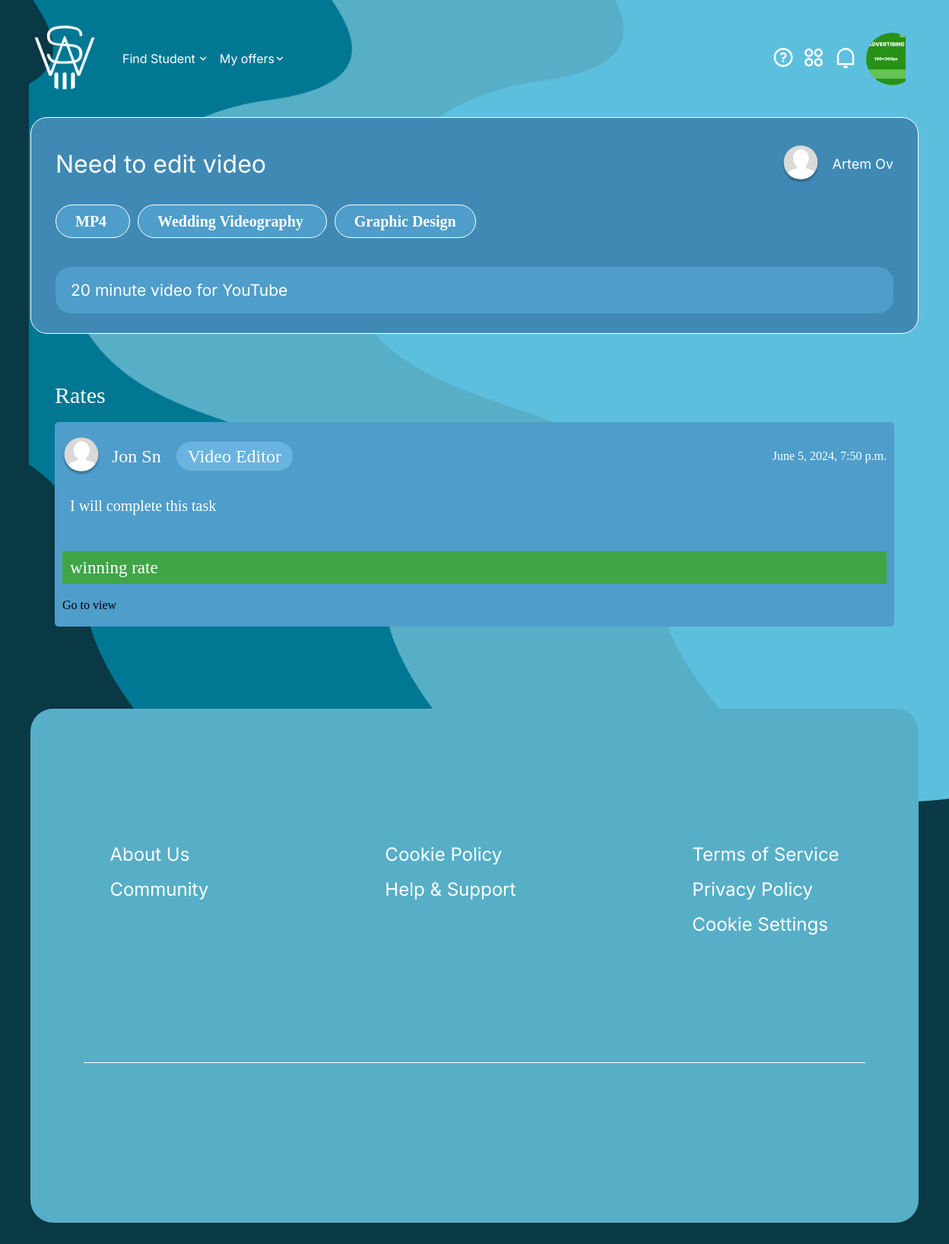
/offer/4/ (signed in), run on the app's committed database.
### main/models.py (models this page shows, shortened)
class MyUser(AbstractUser):
    ROLE_CHOICES = (
        ('student', 'Student'),
        ('client', 'Client'),
    )
    email = models.EmailField(
        unique=True
    )
    phone_number = models.CharField(
        unique=True,
        blank=True,
        null=True,
        max_length=20
    )
    first_name = models.CharField(
        blank=True,
        null=True,
        max_length=100
    )
    last_name = models.CharField(
        blank=True,
        null=True,
        max_length=100
    )
    role = models.CharField(
        blank=True,
        null=True,
        max_length=20,
        choices=ROLE_CHOICES,
        verbose_name='Роль'
    )
    email_verified = models.BooleanField(
        default=False,
        verbose_name='Email verified'
    )
    username = models.CharField(
        max_length=150,
        unique=True,
        null=True,
        blank=True,
        )
    address = models.CharField(
        null=True,
        blank=True,
        max_length=100,
        verbose_name='Address'
    )
    time_zone = TimeZoneField(
        null=True,
        blank=True,
        default="Asia/Dubai",
        verbose_name='Time zone'
    )
    verification_token = models.CharField(
        max_length=100,
        null=True,
        blank=True
    )
    balance = models.DecimalField(
        max_digits=10,
        decimal_places=2,
        default=0,
        verbose_name='Balance'
    )
    about = models.TextField(
        null=True,
        blank=True,
        default='this account is still under development',
        max_length=1000,
        verbose_name='About'
    )
    image = models.ImageField(
        null=True,
        blank=True,
        upload_to='profile_images/',
        verbose_name='Image',
    )
    qualification = models.ForeignKey(
        SetQualificationStudentModel,
        blank=True,
        null=True,
        on_delete=models.CASCADE,
        verbose_name='Qualification'
    )
    price_hour = models.DecimalField(
        max_digits=6,
        decimal_places=2,
        null=True,
        blank=True,
        verbose_name='Price/hour'
    )
    hours_per_week = models.IntegerField(
        blank=True,
        null=True,
        verbose_name='Hours per week'
    )
    skils= models.ManyToManyField(
        SetStudentSkilsModel,
        verbose_name='Skils'
    )
    video_introduction = models.FileField(
        upload_to='video_introductions/',
        null=True,
        blank=True,
        verbose_name='Video introduction'
        )
    user_id_key = models.CharField(
        unique=True,
        max_length=12,
        verbose_name='ID key'
    )

### offer_app/models.py (models this page shows, shortened)
class OffersModel(models.Model):
    CHOICES_STATUS = [
        ('awaits', 'Waiting'),
        ('launched', 'Launched'),
        ('completed', 'Completed')
    ]
    user_client = models.ForeignKey(
        MyUser,
        on_delete=models.CASCADE,
        related_name='client_offers',
        verbose_name='Client'
    )
    user_student = models.ForeignKey(
        MyUser,
        null=True,
        blank=True,
        on_delete=models.CASCADE,
        related_name='student_offers',
        verbose_name='Student',
    )
    title = models.CharField(
        max_length=80,
        verbose_name='Title'
    )
    description = models.TextField(
        max_length=500,
        verbose_name='Description'
    )
    date_add = models.DateTimeField(
        auto_now=True,
        verbose_name='Datetime add'
    )
    tags = models.ManyToManyField(
        TagOfferModel,
        verbose_name='Tags'
    )
    spent = models.DecimalField(
        max_digits=6,
        decimal_places=2,
        verbose_name='Spent'
    )
    status = models.CharField(
        null=True,
        blank=True,
        max_length=20,
        choices=CHOICES_STATUS,
        verbose_name='Status'
    )
    class Meta:
        verbose_name = 'Offer'
        verbose_name_plural = 'Offer'

class TagOfferModel(models.Model):
    name = models.CharField(
        max_length=50,
        verbose_name='Tag Name'
    )
    class Meta:
        verbose_name = 'Tag offer'
        verbose_name_plural = 'Tags offer'

class RatesOfferModel(models.Model):
    offer = models.ForeignKey(
        OffersModel,
        on_delete=models.CASCADE,
        verbose_name='Offer'
    )
    student = models.ForeignKey(
        MyUser,
        on_delete=models.CASCADE,
        verbose_name='Student'
    )
    date_add = models.DateTimeField(
        auto_now=True,
        verbose_name='Date add'
    )
    text = models.TextField(
        max_length=2000,
        verbose_name='Text'
    )
    class Meta:
        verbose_name = 'Rate'
        verbose_name_plural = 'Rates'

### student/models.py (models this page shows, shortened)
class SetQualificationStudentModel(models.Model):
    name = models.CharField(
        max_length=50,
        verbose_name='Qualification'
    )
    class Meta:
        verbose_name = 'Qualification'
        verbose_name_plural = 'Qualifications'

### utils/decorators.py (the view)
    def wrap(request, *args, **kwargs):
        if not request.user.email_verified:
            return redirect('success_url')
        return function(request, *args, **kwargs)

### ad_app/templatetags/ad_tags.py (called while the page is built)
@register.inclusion_tag('ad/bottom.html')
def display_ad_bottom(placement):
    ads = AdModel.objects.filter(placement=placement)
    return {'ads': ads}

@register.inclusion_tag('ad/header.html')
def display_header_ad(placement):
    ads = AdModel.objects.filter(placement=placement)
    return {'ads': ads}

@register.inclusion_tag('ad/sticky_right.html')
def display_sticky_ad(placement):
    ads = AdModel.objects.filter(placement=placement)
    return {'ads': ads}

@register.inclusion_tag('ad/popup.html')
def display_popup_ad(placement):
    ads = AdModel.objects.filter(placement='popup')
    return {'ads': ads}

### offer_app/templates/offer/offer_detail.html (shortened to what this page needs)
{% extends 'base.html' %}
{% load static %}
{% block header %}
    {% include 'home/header.html' %}
{% endblock %}
{% block styles %}
<link rel="stylesheet" href="{% static 'css/offer-v.css' %}">
<link rel="stylesheet" href="{% static 'css/offer_detail.css' %}">
{% endblock %}
{% block content %}
<section class="offer-v">
    <div class="container">
        <div class="offer-v-block-info">
            <div class="offer-v-header">
                <h1 class="offer-v-title">{{ offer.title }}</h1>
                <div class="offer-v-header__client">
                    {% if offer.user_client.image %}
                        <img src="{{ offer.user_client.image.url }}" alt="">
                    {% else %}
                        <img src="{% static 'img/user-profile.svg' %}" alt="">
                    {% endif %}
                    <span>{{ offer.user_client.first_name }} {{ offer.user_client.last_name }}</span>
                </div>
            </div>
            <div class="offer-v-tags">
                {% for tag in offer.tags.all %}
                    <span class="offer-v-tag">
                        {{ tag.name }}
                    </span>
                {% endfor %}
            </div>
            <div class="offer-v-description">
                <p>{{ offer.description }}</p>
            </div>
        </div>
        <div class="offer-v-block-rates">
            <div class="offer-v-block-rates__header">
                <h1>Rates</h1>
            </div>
            <div class="block-rates">
                {% if rates %}
                    {% for rate in rates %}
                    <div class="block-rate {% if offer.user_student and rate.student != offer.user_student %}block-rate__status_false{% endif %}">
                        <div class="block-rate__header">
                            <div class="block-rate__student">
                                {% if rate.student.image %}
                                    <img src="{{ rate.student.image.url }}" alt="">
                                {% else %}
                                    <img src="{% static 'img/user-profile.svg' %}" alt="">
                                {% endif %}
                                <span>{{ rate.student.first_name }} {{ rate.student.last_name }}</span>
                                <span class="student-qualific">{{ rate.student.qualification.name }}</span>
                            </div>
                            <div class="block-rate__info">
                                <span>{{ rate.date_add }}</span>
                            </div>
                        </div>
                        <div class="block-rate__body">
                            <span>{{ rate.text }}</span>
                        </div>
                        {% if rate.student == offer.user_student %}
                        <div style="margin-top: 20px; margin-bottom: 20px; font-size: 23px; color: white; background-color: #40a547; padding: 10px;">
                            winning rate
                        </div>
                        {% endif %}
                        {% if user.role == 'client' %}
                        <div class="block-rate__client-control">
                            {% if offer.user_student %}
                            <a class="select-rate" href="{% url 'offer_view' offer.id %}">Go to view</a>
                            {% else %}
                            <form method="post" action="{% url 'select_rate' rate.id %}">
                                {% csrf_token %}
                                <button type="submit" class="select-btn select-rate">Select</button>
                            </form>
                            {% endif %}
                        </div>
                        {% endif %}
                    </div>
                    {% endfor %}
                {% endif %}
            </div>
        </div>
    </div>
</section>
{% endblock %}

### main/templates/home/header.html (shortened to what this page needs)
{% load static %}
{% load ad_tags %}
<header class="header">
    <div class="container">
        <div class="header__inner">
            <div class="start">
                <a href="/" class="header__logo">
                    <img src="{% static 'img/logo.png' %}" width="89" height="89" alt="logo">
                </a>
                {% if user.is_authenticated and user.email_verified %}
                    {% if user.role == 'student' %}
                        <ul class="header__dropdown">
                            <a href="{% url 'student_my_jobs' %}">
                                <li class="header__dropdown-item header__dropdown--active">My jobs</li>
                            </a>
                        </ul>
                    {% elif user.role == 'client' %}
                        <ul class="header__dropdown">
                            <a href="{% url 'client_students' %}">
                                <li class="header__dropdown-item header__dropdown--active">Find Student</li>
                            </a>
                        </ul>
                        <ul class="header__dropdown">
                            <a href="{% url 'client_my_offers' %}">
                                <li class="header__dropdown-item header__dropdown--active">My offers</li>
                            </a>
                        </ul>
                    {% endif %}
                {% endif %}
            </div>
            <div class="end">
                {% if user.is_authenticated and user.email_verified %}
                    <ul class="header__action">
                        <li class="header__action-item">
                            <a href="#!" class="header__action-link">
                                <img src="{% static 'img/ic-1.svg' %}" alt="">
                            </a>
                        </li>
                        <li class="header__action-item">
                            <a href="#!" class="header__action-link">
                                <img src="{% static 'img/ic-2.svg' %}" alt="">
                            </a>
                        </li>
                        <li class="header__action-item">
                            <a href="#!" class="header__action-link">
                                <img src="{% static 'img/ic-3.svg' %}" alt="">
                            </a>
                        </li>
                        <div class="user-av">
                            <a href="{% if user.role == 'client' %}{% url 'client_profile' %}{% elif user.role == 'student' %}{% url 'student_profile' %}{% else %}/admin{% endif %}">
                                {% if user.image %}
                                    <img src="{{ user.image.url }}" alt="">
                                {% else %}
                                    <img src="{% static 'img/user-profile.svg' %}" alt="">
                                {% endif %}
                            </a>
                        </div>
                    </ul>
                {% endif %}
            </div>
        </div>
    </div>
</header>

### main/static/css/offer-v.css (style rules this page uses)
.offer-v-title { font-family: var(--font-family); font-weight: 400; font-size: 32px; color: white; }
.offer-v-block-info { background-color: #3F89B4; padding: 26px 32px; border-radius: 22px; border: 1px solid #fff; }
.offer-v-header { display: flex; align-items: center; justify-content: space-between; padding-top: 10px; padding-bottom: 10px; }
.offer-v-tags { margin-top: 30px; }
.offer-v-tag { background-color: #4e9dca; border: 1px solid #fff; padding: 10px 25px 10px 25px; border-radius: 50px; font-size: 20px; color: white; font-weight: 600; margin-right: 10px; }
.offer-v-description { background-color: #4e9dca; margin-top: 50px; padding: 20px; color: white; font-family: var(--font-family); font-weight: 400; font-size: 21px; border-radius: 20px; }
.offer-v-header__client { display: flex; justify-content: center; align-items: center; }
.offer-v-header__client img { width: 50px; margin-right: 17px; }
.offer-v-header__client span { font-size: 18px; font-family: var(--font-family); font-weight: 400; color: white; }
.offer-v-block-rates { padding: 26px 32px; border-radius: 22px; margin-top: 20px; }
.offer-v-block-rates__header { background-color: 0; }
.offer-v-block-rates__header h1 { font-size: 30px; color: white; }
.block-rates { padding-top: 20px; padding-bottom: 20px; }
.block-rate { margin-bottom: 20px; padding: 20px 10px 20px 10px; border-radius: 5px; background-color: #4e9dca; }
.block-rate__header { display: flex; justify-content: space-between; align-items: center; }
.block-rate__info { display: flex; justify-content: center; align-items: center; color: white; }
.block-rate__student { display: flex; justify-content: center; align-items: center; }
.block-rate__student .student-qualific { background-color: #69b3df; padding: 7px 15px 7px 15px; border-radius: 50px; margin-left: 20px; }
.block-rate__student span { font-size: 24px; margin-left: 15px; color: white; }
.block-rate__student img { width: 50px; }
.block-rate__body { background-color: 0; padding: 30px 10px 30px 10px; font-size: 20px; color: white; }

### data on the page
MyUser: image (picture)
OffersModel: title "Need to edit video", user_client.first_name "Artem", user_client.last_name "Ov", description "20 minute video for YouTube"
TagOfferModel: name "MP4"
TagOfferModel: name "Wedding Videography"
TagOfferModel: name "Graphic Design"
RatesOfferModel: student.first_name "Jon", student.last_name "Sn", student.qualification.name "Video Editor", date_add "June 5, 2024, 7:50 p.m.", text "I will complete this task", shows "winning rate"
